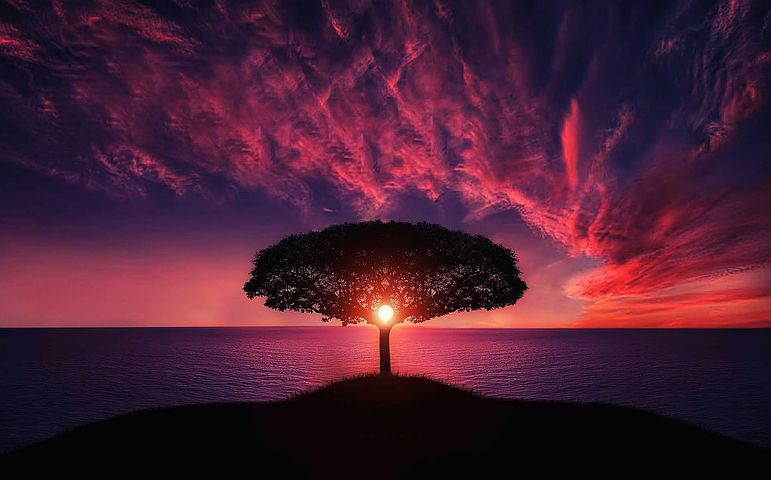
#> input picture tree.jpg, 771 x 480 px
$ python merge_image.py
#> lines starting #> are read from the running program, lines starting #| are printed output that depends on the picture
#!/usr/bin/python3

import cv2
import numpy as np

img1 = cv2.imread('tree.jpg')
#> img1 is the input picture: shape (480, 771, 3); mean B, G, R 51.3, 30.4, 73.7
img2 = cv2.imread('tree.jpg')

vis = np.concatenate((img1, img2), axis=0)
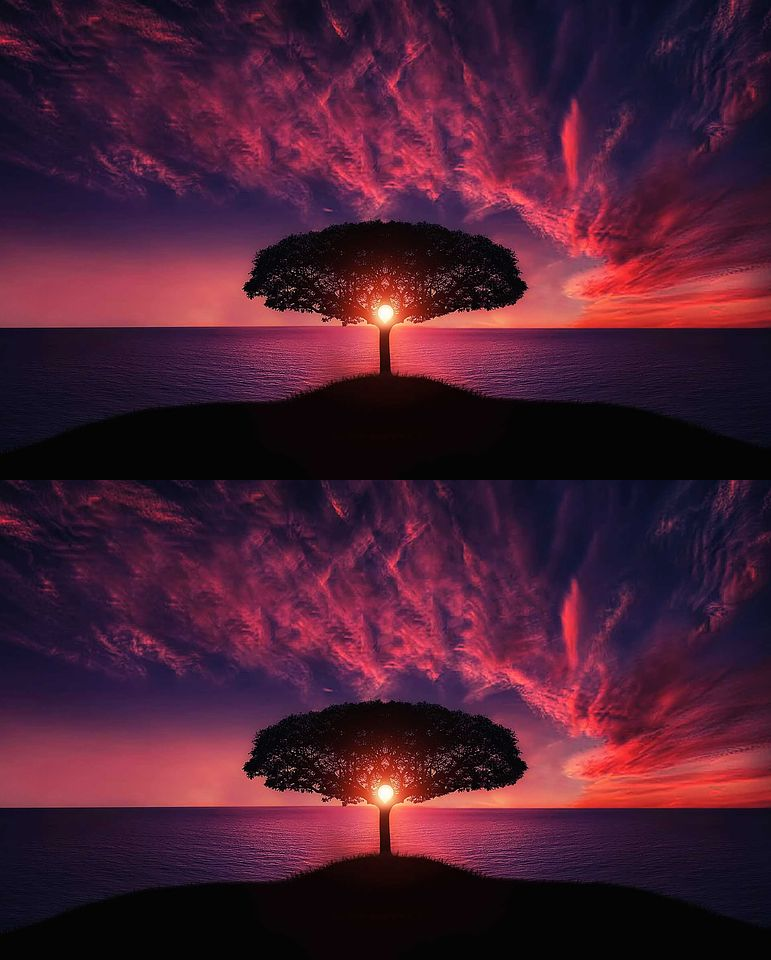
#> vis: shape (960, 771, 3); mean B, G, R 51.3, 30.4, 73.7

cv2.imwrite('out1.jpg', vis)
